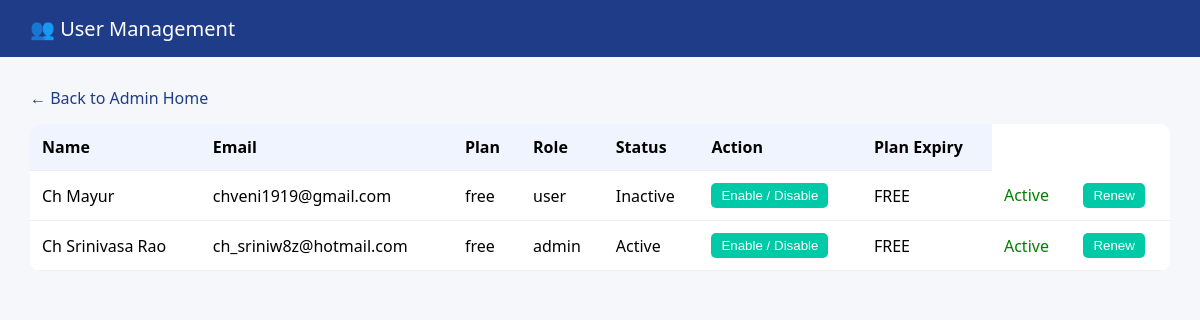
The app's page /admin/users (signed in) with its own data.
### auth_server/models.py (models this page shows)
class User(Base):
    __tablename__ = "users"
    id = Column(Integer, primary_key=True, index=True)
    name = Column(String)
    business_name = Column(String, nullable=True)
    mobile = Column(String)
    location = Column(String)
    business_info = Column(String)
    email = Column(String, unique=True, index=True)
    password = Column(String)
    token_expiry = Column(DateTime, nullable=True)
    verified = Column(Integer, default=0)
    verify_token = Column(String)
    reset_code = Column(String)
    plan = Column(String, default="FREE")         # FREE / PRO / ENTERPRISE
    payment_status = Column(String, default="NA") # NA / PENDING / PAID
    plan_start = Column(String)
    plan_expiry = Column(String)
    created_at = Column(String)
    role = Column(String, default="user")   # user | admin | sales
    is_active = Column(Boolean, default=True)

### auth_server/main.py (the view)
@app.get("/admin/users")
def admin_users(
    request: Request,
    admin = Depends(admin_required),
    db: Session = Depends(get_db)
):
    users = db.query(User).all()
    return templates.TemplateResponse("admin_users.html", {
        "request": request,
        "users": users,
        "admin": admin
    })

### auth_server/templates/admin_users.html (shortened to what this page needs)
<!DOCTYPE html>
<html>
<head>
</head>
<body>
<div class="header">👥 User Management</div>
<div class="container">
<a class="back" href="/admin">← Back to Admin Home</a>
<table>
<tr>
<th>Name</th><th>Email</th><th>Plan</th><th>Role</th><th>Status</th><th>Action</th><th>Plan Expiry</th>
</tr>
{% for u in users %}
<tr>
<td>{{u.name}}</td>
<td>{{u.email}}</td>
<td>{{u.plan}}</td>
<td>{{u.role}}</td>
<td>{{"Active" if u.verified else "Inactive"}}</td>
<td>
<form method="post" action="/admin/toggle-user">
<button class="btn">Enable / Disable</button>
</form>
</td>
<td>{{u.plan_expiry.strftime("%d-%b-%Y") if u.plan_expiry else "FREE"}}</td>
<td>
      {% if u.is_active %}
         <span style="color:green">Active</span>
      {% else %}
         <span style="color:red">Expired</span>
      {% endif %}
  </td>
  <td>
     <form method="post" action="/admin/renew">
        <button class="btn btn-sm btn-primary">Renew</button>
     </form>
  </td>
</tr>
{% endfor %}
</table>
</div>
</body>
</html>

### auth_server/templates/admin_users.html (style rules this page uses)
body { font-family:'Segoe UI';background:#f5f7fb;margin:0; }
.header { background:#1f3c88;color:white;padding:15px 30px;font-size:20px; }
.container { padding:30px; }
table { width:100%;border-collapse:collapse;background:white;border-radius:10px;overflow:hidden; }
th,td { padding:12px;text-align:left;border-bottom:1px solid #eee; }
th { background:#f0f4ff; }
.back { margin-bottom:15px;display:inline-block;text-decoration:none;color:#1f3c88; }
.btn { padding:5px 10px;border:none;border-radius:5px;background:#00c9a7;color:white; }

### records on screen
User: name "Ch Mayur", email "chveni1919@gmail.com", plan "free", role "user", verified "Inactive", plan_expiry "FREE", is_active "Active"
User: name "Ch Srinivasa Rao", email "ch_sriniw8z@hotmail.com", plan "free", role "admin", verified "Active", plan_expiry "FREE", is_active "Active"
